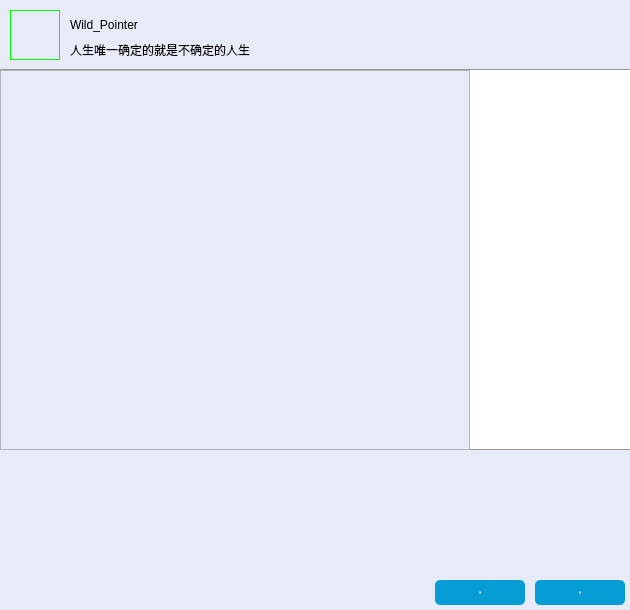
<?xml version="1.0" encoding="UTF-8"?>
<ui version="4.0">
 <class>FriendChat</class>
 <widget class="QWidget" name="FriendChat">
  <property name="geometry">
   <rect>
    <x>0</x>
    <y>0</y>
    <width>630</width>
    <height>610</height>
   </rect>
  </property>
  <property name="minimumSize">
   <size>
    <width>630</width>
    <height>610</height>
   </size>
  </property>
  <property name="maximumSize">
   <size>
    <width>630</width>
    <height>610</height>
   </size>
  </property>
  <property name="windowTitle">
   <string>Form</string>
  </property>
  <property name="styleSheet">
   <string notr="true">/*全局样式表*/
QPushButton{
	border:none;
}

/*局部样式表Top*/
QWidget#Top{
	background-color: rgb(231, 234, 247);
	border-bottom:1px solid rgb(149, 149, 149);
}

QLabel#FriendHead{
	border:1px solid rgb(0, 255, 0);;
}

QPushButton#close_Btntop:hover{
	background-color: rgb(255, 0, 0);
}

QPushButton#reduce_Btn:hover{
	background-color: rgb(217, 217, 217);
}

/*局部样式表Center*/
QTextBrowser#text_Browser{
	background-color: rgb(231, 234, 247);
	border-bottom:1px solid rgb(149, 149, 149);
	border-right:1px solid rgb(149, 149, 149);
}

QLabel#Image{
	border-bottom:1px solid rgb(149, 149, 149);
	background-color: rgb(255, 255, 255);
}

/*局部样式表Bottom*/
QWidget#Bottom{
	background-color: rgb(231, 234, 247);
}

QPushButton#emote_Btn:hover{
	 border:1px solid rgb(203, 203, 203);
}

QPushButton#file_Btn:hover{
	 border:1px solid rgb(203, 203, 203);
}

QTextEdit#text_Edit{
	background-color: rgb(231, 234, 247);
	border:noe;
}

QPushButton#close_Btnbottom{
	background-color: rgb(6, 157, 213);
	color: rgb(255, 255, 255);
	border-radius:5px;
	font:normal 18px &quot;楷体&quot;;
}

QPushButton#close_Btnbottom:hover{
	background-color: rgb(75,202,255);
}

QPushButton#sending_Btn{
	background-color: rgb(6, 157, 213);
	color: rgb(255, 255, 255);
	border-radius:5px;
	font:normal 18px &quot;楷体&quot;;
}

QPushButton#sending_Btn:hover{
	background-color: rgb(75,202,255);
}

</string>
  </property>
  <widget class="QWidget" name="Top" native="true">
   <property name="geometry">
    <rect>
     <x>0</x>
     <y>0</y>
     <width>630</width>
     <height>70</height>
    </rect>
   </property>
   <property name="minimumSize">
    <size>
     <width>630</width>
     <height>70</height>
    </size>
   </property>
   <property name="maximumSize">
    <size>
     <width>630</width>
     <height>70</height>
    </size>
   </property>
   <widget class="QLabel" name="FriendHead">
    <property name="geometry">
     <rect>
      <x>10</x>
      <y>10</y>
      <width>50</width>
      <height>50</height>
     </rect>
    </property>
    <property name="text">
     <string/>
    </property>
    <property name="pixmap">
     <pixmap resource="../image/Image.qrc">:/new/user/user/My.jpg</pixmap>
    </property>
    <property name="scaledContents">
     <bool>true</bool>
    </property>
   </widget>
   <widget class="QLabel" name="FriendName">
    <property name="geometry">
     <rect>
      <x>70</x>
      <y>15</y>
      <width>150</width>
      <height>20</height>
     </rect>
    </property>
    <property name="minimumSize">
     <size>
      <width>150</width>
      <height>20</height>
     </size>
    </property>
    <property name="maximumSize">
     <size>
      <width>150</width>
      <height>20</height>
     </size>
    </property>
    <property name="text">
     <string>Wild_Pointer</string>
    </property>
   </widget>
   <widget class="QLabel" name="FriendSign">
    <property name="geometry">
     <rect>
      <x>70</x>
      <y>40</y>
      <width>300</width>
      <height>20</height>
     </rect>
    </property>
    <property name="minimumSize">
     <size>
      <width>300</width>
      <height>20</height>
     </size>
    </property>
    <property name="maximumSize">
     <size>
      <width>300</width>
      <height>20</height>
     </size>
    </property>
    <property name="text">
     <string>人生唯一确定的就是不确定的人生</string>
    </property>
   </widget>
   <widget class="QPushButton" name="close_Btntop">
    <property name="geometry">
     <rect>
      <x>610</x>
      <y>0</y>
      <width>20</width>
      <height>20</height>
     </rect>
    </property>
    <property name="minimumSize">
     <size>
      <width>20</width>
      <height>20</height>
     </size>
    </property>
    <property name="maximumSize">
     <size>
      <width>20</width>
      <height>20</height>
     </size>
    </property>
    <property name="text">
     <string/>
    </property>
    <property name="icon">
     <iconset resource="../image/Image.qrc">
      <normaloff>:/new/icons/icons/becurrent/close.png</normaloff>:/new/icons/icons/becurrent/close.png</iconset>
    </property>
   </widget>
   <widget class="QPushButton" name="reduce_Btn">
    <property name="geometry">
     <rect>
      <x>588</x>
      <y>0</y>
      <width>20</width>
      <height>20</height>
     </rect>
    </property>
    <property name="minimumSize">
     <size>
      <width>20</width>
      <height>20</height>
     </size>
    </property>
    <property name="maximumSize">
     <size>
      <width>20</width>
      <height>20</height>
     </size>
    </property>
    <property name="text">
     <string/>
    </property>
    <property name="icon">
     <iconset resource="../image/Image.qrc">
      <normaloff>:/new/icons/icons/becurrent/minus.png</normaloff>:/new/icons/icons/becurrent/minus.png</iconset>
    </property>
   </widget>
  </widget>
  <widget class="QWidget" name="Centre" native="true">
   <property name="geometry">
    <rect>
     <x>0</x>
     <y>70</y>
     <width>630</width>
     <height>380</height>
    </rect>
   </property>
   <property name="minimumSize">
    <size>
     <width>630</width>
     <height>380</height>
    </size>
   </property>
   <property name="maximumSize">
    <size>
     <width>630</width>
     <height>380</height>
    </size>
   </property>
   <widget class="QTextBrowser" name="text_Browser">
    <property name="geometry">
     <rect>
      <x>0</x>
      <y>0</y>
      <width>470</width>
      <height>380</height>
     </rect>
    </property>
    <property name="minimumSize">
     <size>
      <width>470</width>
      <height>380</height>
     </size>
    </property>
    <property name="maximumSize">
     <size>
      <width>470</width>
      <height>380</height>
     </size>
    </property>
   </widget>
   <widget class="QLabel" name="Image">
    <property name="geometry">
     <rect>
      <x>470</x>
      <y>0</y>
      <width>160</width>
      <height>380</height>
     </rect>
    </property>
    <property name="minimumSize">
     <size>
      <width>160</width>
      <height>380</height>
     </size>
    </property>
    <property name="maximumSize">
     <size>
      <width>160</width>
      <height>380</height>
     </size>
    </property>
    <property name="text">
     <string/>
    </property>
    <property name="pixmap">
     <pixmap resource="../image/Image.qrc">:/new/Chat/icons/Chat/logo_Show2.png</pixmap>
    </property>
    <property name="scaledContents">
     <bool>true</bool>
    </property>
   </widget>
  </widget>
  <widget class="QWidget" name="Bottom" native="true">
   <property name="geometry">
    <rect>
     <x>0</x>
     <y>450</y>
     <width>630</width>
     <height>160</height>
    </rect>
   </property>
   <property name="minimumSize">
    <size>
     <width>630</width>
     <height>160</height>
    </size>
   </property>
   <property name="maximumSize">
    <size>
     <width>630</width>
     <height>160</height>
    </size>
   </property>
   <widget class="QPushButton" name="file_Btn">
    <property name="geometry">
     <rect>
      <x>25</x>
      <y>0</y>
      <width>20</width>
      <height>20</height>
     </rect>
    </property>
    <property name="minimumSize">
     <size>
      <width>20</width>
      <height>20</height>
     </size>
    </property>
    <property name="maximumSize">
     <size>
      <width>20</width>
      <height>20</height>
     </size>
    </property>
    <property name="text">
     <string/>
    </property>
    <property name="icon">
     <iconset resource="../image/Image.qrc">
      <normaloff>:/new/icons/icons/becurrent/file.png</normaloff>:/new/icons/icons/becurrent/file.png</iconset>
    </property>
   </widget>
   <widget class="QPushButton" name="emote_Btn">
    <property name="geometry">
     <rect>
      <x>5</x>
      <y>0</y>
      <width>20</width>
      <height>20</height>
     </rect>
    </property>
    <property name="minimumSize">
     <size>
      <width>20</width>
      <height>20</height>
     </size>
    </property>
    <property name="maximumSize">
     <size>
      <width>20</width>
      <height>20</height>
     </size>
    </property>
    <property name="text">
     <string/>
    </property>
    <property name="icon">
     <iconset resource="../image/Image.qrc">
      <normaloff>:/new/icons/icons/becurrent/emotion.png</normaloff>:/new/icons/icons/becurrent/emotion.png</iconset>
    </property>
   </widget>
   <widget class="QPushButton" name="close_Btnbottom">
    <property name="geometry">
     <rect>
      <x>435</x>
      <y>130</y>
      <width>90</width>
      <height>25</height>
     </rect>
    </property>
    <property name="minimumSize">
     <size>
      <width>90</width>
      <height>25</height>
     </size>
    </property>
    <property name="maximumSize">
     <size>
      <width>90</width>
      <height>25</height>
     </size>
    </property>
    <property name="font">
     <font>
      <family>楷体</family>
      <pointsize>-1</pointsize>
      <italic>false</italic>
      <bold>false</bold>
     </font>
    </property>
    <property name="text">
     <string>关闭</string>
    </property>
   </widget>
   <widget class="QPushButton" name="sending_Btn">
    <property name="geometry">
     <rect>
      <x>535</x>
      <y>130</y>
      <width>90</width>
      <height>25</height>
     </rect>
    </property>
    <property name="minimumSize">
     <size>
      <width>90</width>
      <height>25</height>
     </size>
    </property>
    <property name="maximumSize">
     <size>
      <width>90</width>
      <height>25</height>
     </size>
    </property>
    <property name="font">
     <font>
      <family>楷体</family>
      <pointsize>-1</pointsize>
      <italic>false</italic>
      <bold>false</bold>
     </font>
    </property>
    <property name="text">
     <string>发送</string>
    </property>
   </widget>
   <widget class="QTextEdit" name="text_Edit">
    <property name="geometry">
     <rect>
      <x>0</x>
      <y>20</y>
      <width>630</width>
      <height>100</height>
     </rect>
    </property>
    <property name="minimumSize">
     <size>
      <width>630</width>
      <height>100</height>
     </size>
    </property>
    <property name="maximumSize">
     <size>
      <width>630</width>
      <height>100</height>
     </size>
    </property>
    <property name="font">
     <font>
      <pointsize>14</pointsize>
     </font>
    </property>
    <property name="html">
     <string>&lt;!DOCTYPE HTML PUBLIC &quot;-//W3C//DTD HTML 4.0//EN&quot; &quot;http://www.w3.org/TR/REC-html40/strict.dtd&quot;&gt;
&lt;html&gt;&lt;head&gt;&lt;meta name=&quot;qrichtext&quot; content=&quot;1&quot; /&gt;&lt;meta charset=&quot;utf-8&quot; /&gt;&lt;style type=&quot;text/css&quot;&gt;
p, li { white-space: pre-wrap; }
hr { height: 1px; border-width: 0; }
li.unchecked::marker { content: &quot;\2610&quot;; }
li.checked::marker { content: &quot;\2612&quot;; }
&lt;/style&gt;&lt;/head&gt;&lt;body style=&quot; font-family:'Microsoft YaHei UI'; font-size:14pt; font-weight:400; font-style:normal;&quot;&gt;
&lt;p style=&quot;-qt-paragraph-type:empty; margin-top:0px; margin-bottom:0px; margin-left:0px; margin-right:0px; -qt-block-indent:0; text-indent:0px; font-size:9pt;&quot;&gt;&lt;br /&gt;&lt;/p&gt;&lt;/body&gt;&lt;/html&gt;</string>
    </property>
   </widget>
  </widget>
 </widget>
 <resources>
  <include location="../image/Image.qrc"/>
 </resources>
 <connections/>
</ui>
